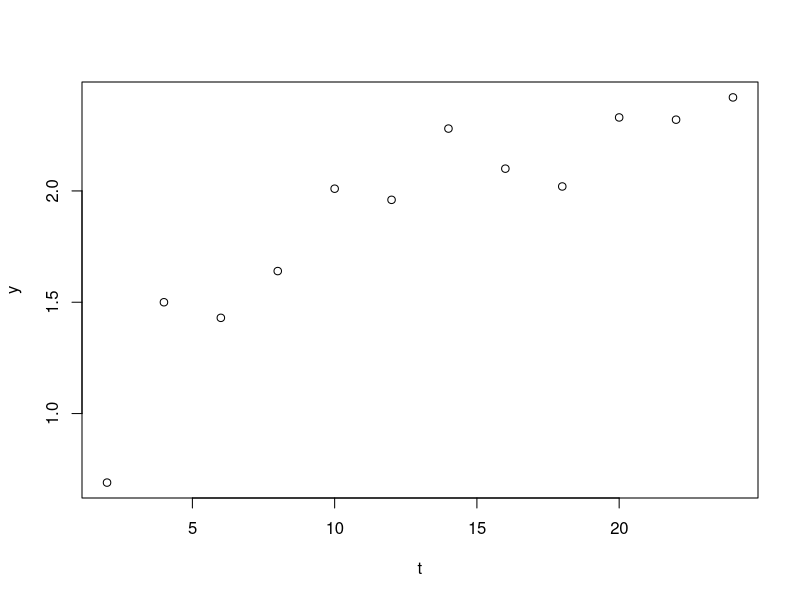
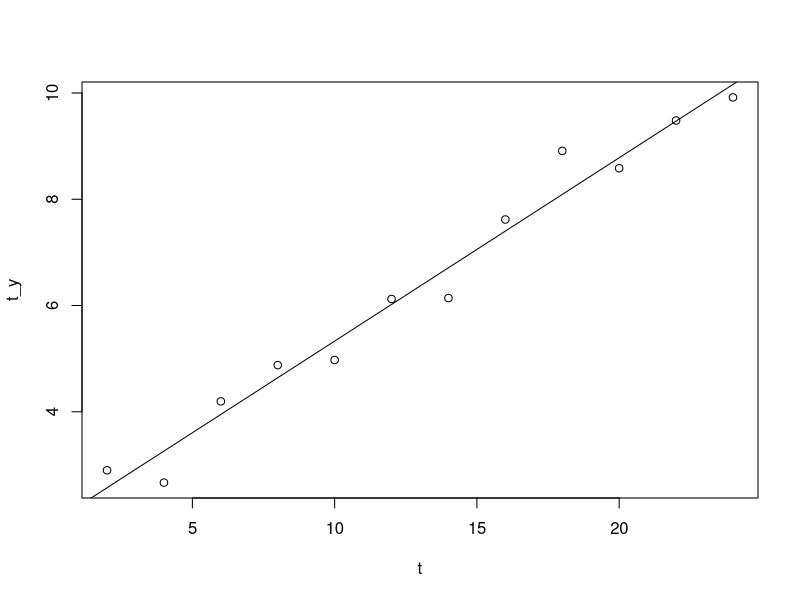
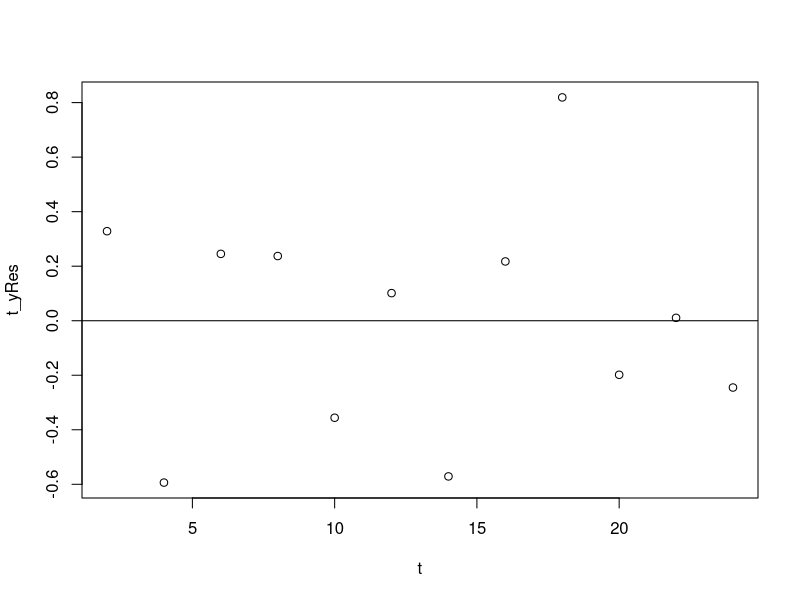

R code for these plots, in order:
t=c(2,4,6,8,10,12,14,16,18,20,22,24)
y=c(0.69,1.50,1.43,1.64,2.01,1.96,2.28,2.10,2.02,2.33,2.32,2.42)
t_y=t/y
plot(t,y)
plot(t,t_y)
lm(t_y~t)
abline(lm(t_y~t))
t_yRes=(t_y-(1.88+0.3451*(t)))
plot(t, t_yRes)
abline(0,0)
t_y_hat = 1.88+0.3451*(17)
17 / t_y_hat
t_y_sdRes = sqrt((1/11)*sum(t_yRes^2))
cor(t_y, t)
sd(t_y)
(sd(t_y))*sqrt(1-(cor(t_y, t))^2)
t_y_sdRes